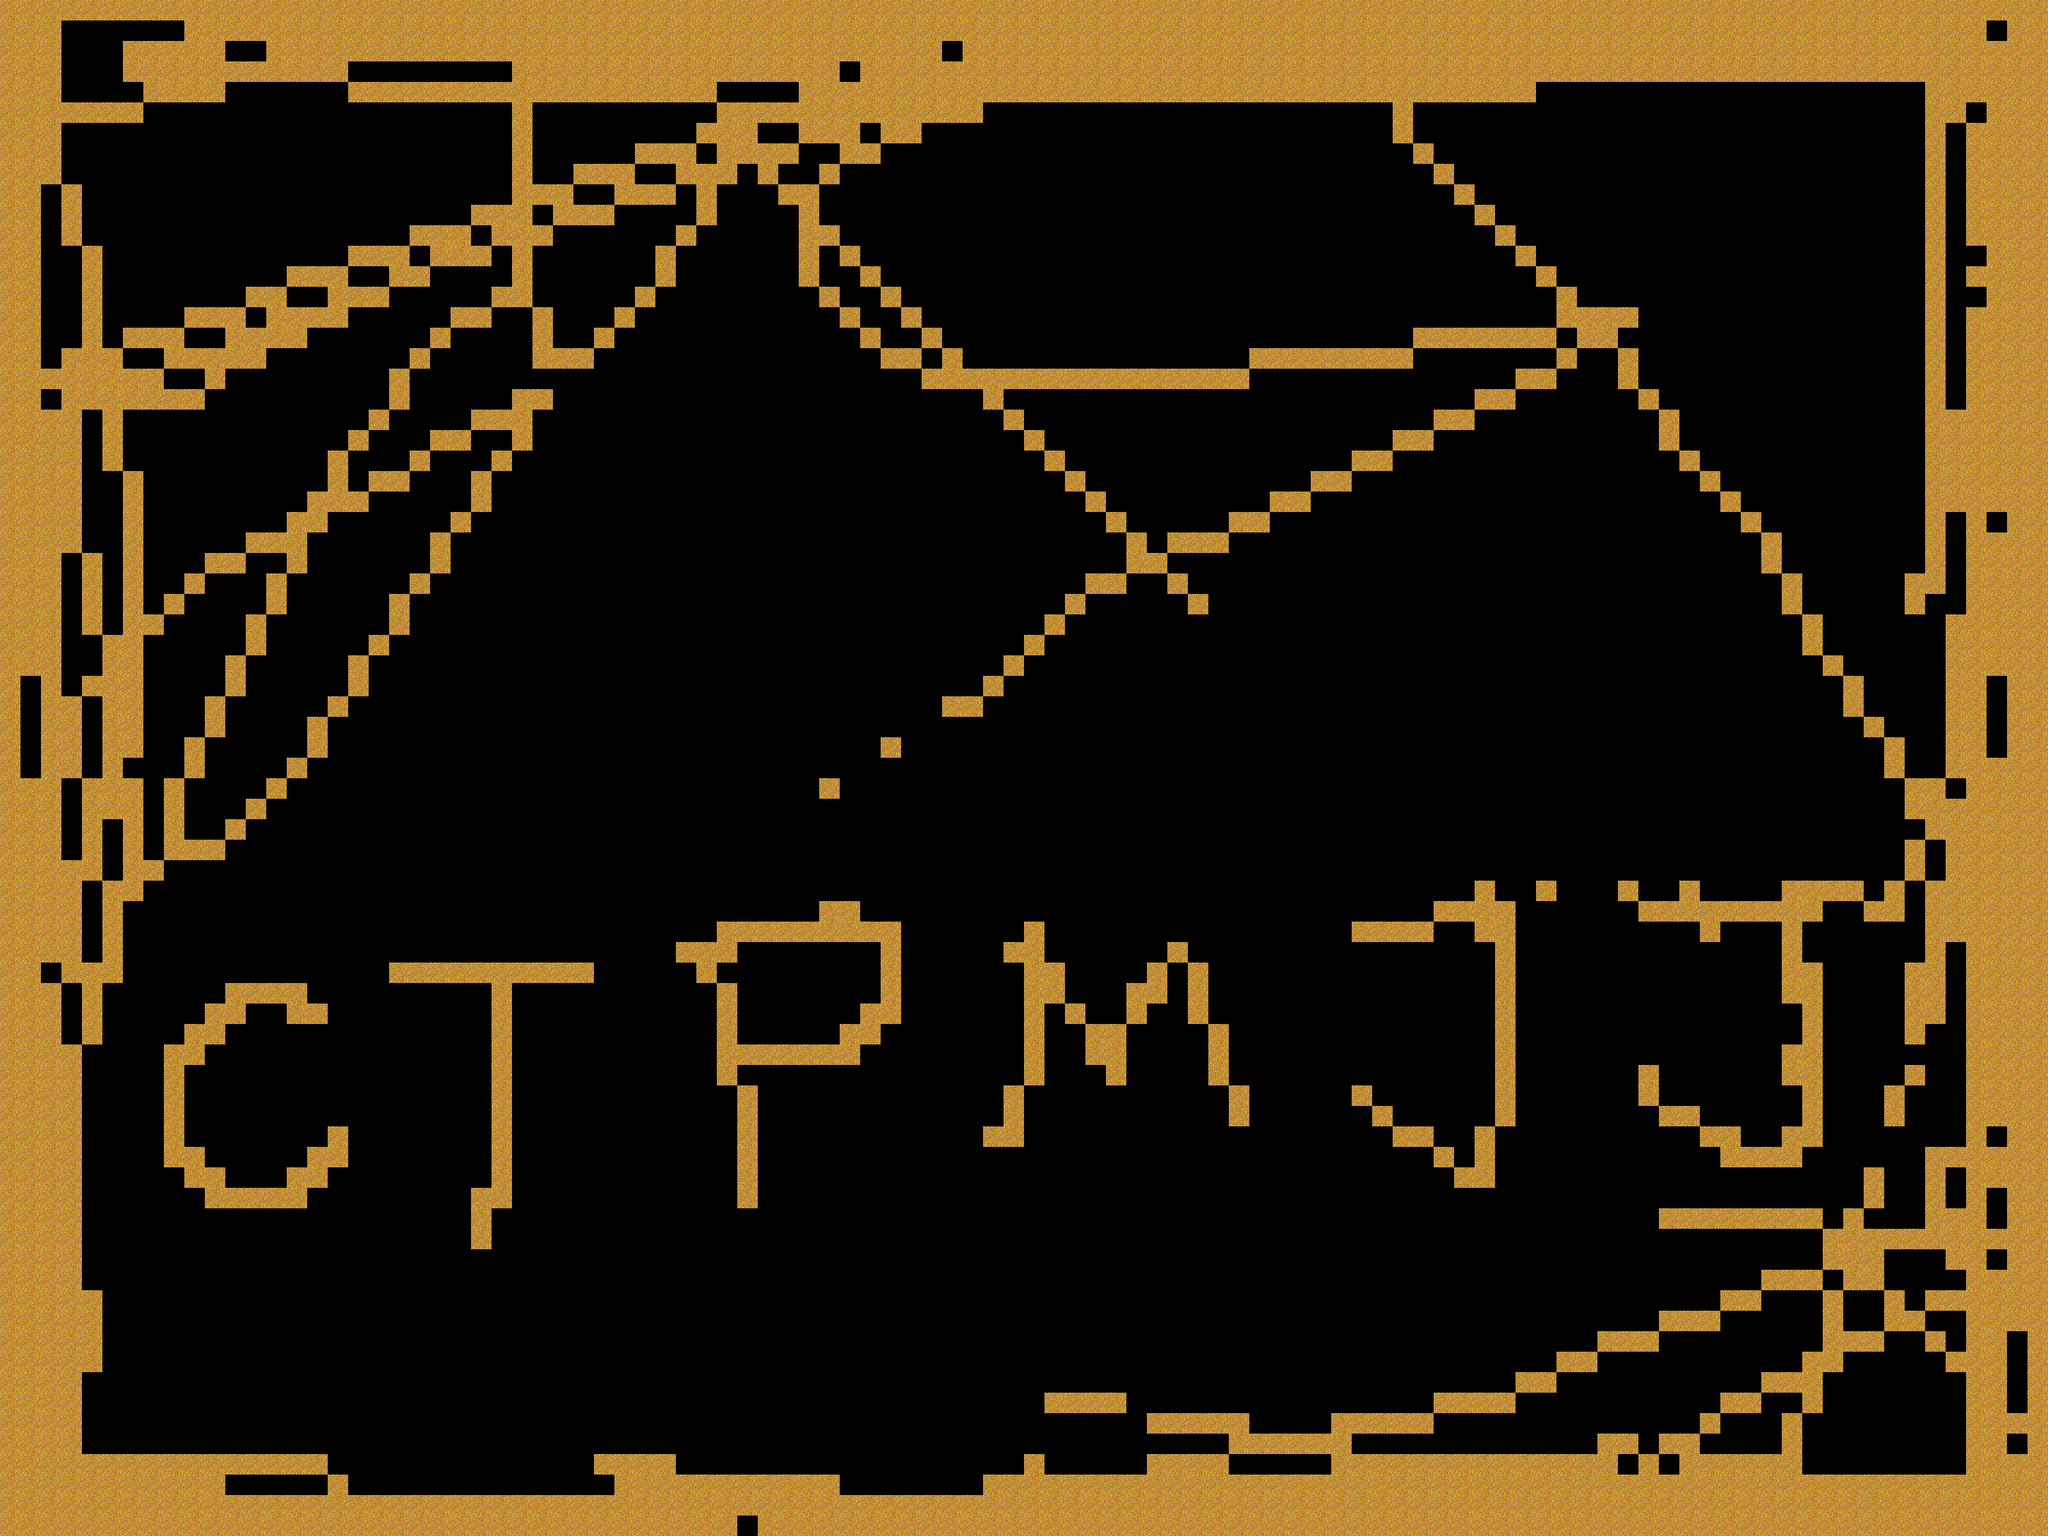

Below is a game level as drawn by its tile map, then a one-line description and the .tmx that defines it (tile-layer data replaced by summaries):
An orthogonal 100x75 tile map with 32x32 px tiles, 1 tile layer (块层 1).

<map version="1.0" tiledversion="1.1.5" orientation="orthogonal" renderorder="right-down" width="100" height="75" tilewidth="32" tileheight="32" infinite="0" nextobjectid="1">
 <tileset firstgid="1" source="resource8.tsx" />
 <layer name="块层 1" width="100" height="75">
  <data>[7500 cells, 1993 non-empty, 1 distinct tile ids]</data>
 </layer>
</map>